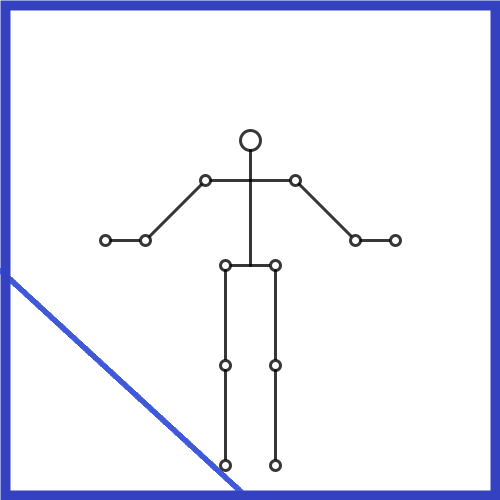
Frame 1 (no input)
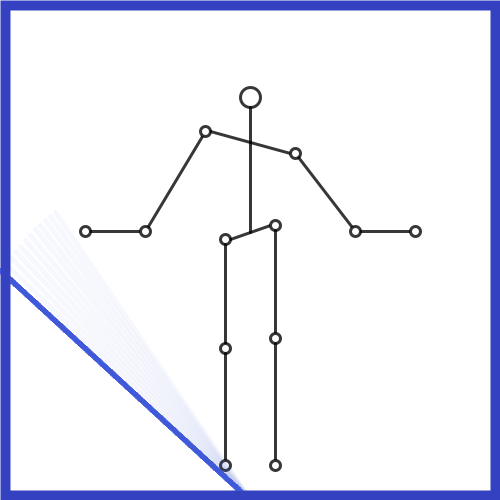
Frame 60 (the mouse pressed at the canvas centre just before this capture)
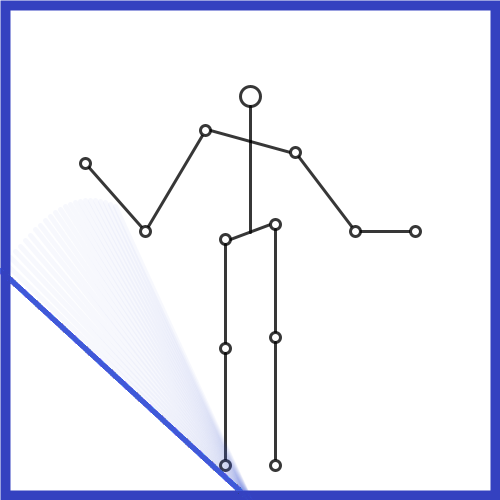
Frame 120 (the mouse held since frame 60 and released just before this capture)

The Processing sketch that drew these frames (run headless with seeded random() and noise(); from frame 60 on, the mouse is pressed at the canvas centre):

// Processing sketch: Sin__
// ── Sin__.pde
MAN sineman;

float []m;
float []n;

int x;
float y;

void setup() {
  size(500, 500);


  frameRate(60);

  sineman = new MAN();

  m = new float[width+1];
  n = new float[width+1];
}

void draw() {
  background(255);

  stroke(52, 65, 192, 255);
  strokeWeight(10);
  noFill();
  rect(5, 5, 490, 490);
  
  y = -sin(radians(x))*50;
  sineman.drawman(y);
  
  int q = 270;
  for (int i =0; i<=width; i+=5) {
    pushMatrix();
    translate(0, q);
    stroke(52, 65, 192, 10);
    strokeWeight(5);
    //point(m[i], n[i]);
    line(width/2,230, m[i], n[i]);
    popMatrix();
  }


  if (x<width) {
    m[x] = x;
    n[x] = y/50*70;
  } else {
    for (int i = 1; i<=width; i++) {

      n[i-1] = n[i];
    }
    m[width] = width;
    n[width] = y/50*70;
  }

  x++;
}

// ── man.pde
class MAN {
  float headx, heady;
  float headsize;

  float necklength;

  float lshoulderx, lshouldery, rshoulderx, rshouldery;
  float jointsize;

  float chestlength;

  float lelbowx, lelbowy, relbowx, relbowy;

  float lhandx, lhandy, rhandx, rhandy;

  float lcrotchx, lcrotchy, rcrotchx, rcrotchy;

  float lkneex, lkneey, rkneex, rkneey;

  float lfootx, lfooty, rfootx, rfooty;

  MAN() {
    headx = 250;
    heady = 140;
    headsize = 20;

    necklength = 30;

    lshoulderx = 205;
    lshouldery = 180;
    rshoulderx = 295;
    rshouldery = 180;

    jointsize = 10;

    chestlength = 85;

    lelbowx = 145;
    lelbowy = 180;
    relbowx = 355;
    relbowy = 180;

    lhandx = 105;
    lhandy = 180;
    rhandx = 395;
    rhandy = 180;

    lcrotchx = 225;
    lcrotchy = 265;
    rcrotchx = 275;
    rcrotchy = 265;

    lkneex = 225;
    lkneey = 365;
    rkneex = 275;
    rkneey = 365;

    lfootx = 225;
    lfooty = 465;
    rfootx = 275;
    rfooty = 465;
  }

  void drawman(float a) {

    heady +=a;

    necklength-=a/8;

    lshouldery = heady+headsize/2+necklength+a/4;//-n[205]/2;
    rshouldery =heady+headsize/2+necklength-a/4;//-n[295]/2;

    lelbowy = 240+n[145]+a/5;
    relbowy = 240+n[355]+a/5;
    
    lhandy = 240+n[105]+a/5;
    rhandy = 240+n[395]+a/5;

    chestlength -=a/8;

    lcrotchy +=a*3/4-a/6;
    rcrotchy +=a*3/4+a/6;

    lkneey +=a/2-a/8;
    rkneey +=a/2+a/8;

    if (a>0) {
      lkneex -=a;
      rkneex +=a;
    }
   
    stroke(0,200);
    strokeWeight(3);
    noFill();
    ellipse(headx, heady, headsize, headsize);//head

    line(headx, heady+headsize/2, headx, heady+headsize/2+necklength);//neck

    line(lshoulderx+jointsize/2, lshouldery, rshoulderx-jointsize/2, rshouldery);//shoulder


    line(headx, heady+headsize/2+necklength, headx, heady+headsize/2+necklength+chestlength);//chest

    line(lshoulderx, lshouldery, lelbowx, lelbowy);//arm

    line(lelbowx, lelbowy, lhandx, lhandy);
    
    line(rshoulderx, rshouldery, relbowx, relbowy);
    
    line(relbowx, relbowy, rhandx, rhandy);
    
    fill(255);
    
    ellipse(lshoulderx, lshouldery, jointsize, jointsize);
    ellipse(rshoulderx, rshouldery, jointsize, jointsize);
    
    ellipse(lelbowx, lelbowy, jointsize, jointsize);
    ellipse(lhandx, lhandy, jointsize, jointsize);
    ellipse(relbowx, relbowy, jointsize, jointsize);
    ellipse(rhandx, rhandy, jointsize, jointsize);
    

    line(lcrotchx+jointsize/2, lcrotchy, rcrotchx-jointsize/2, rcrotchy);//crotch
    ellipse(lcrotchx, lcrotchy, jointsize, jointsize);
    ellipse(rcrotchx, rcrotchy, jointsize, jointsize);

    line(lcrotchx, lcrotchy+jointsize/2, lkneex, lkneey-jointsize/2);//leg
    ellipse(lkneex, lkneey, jointsize, jointsize);
    line(lkneex, lkneey+jointsize/2, lfootx, lfooty-jointsize/2);
    ellipse(lfootx, lfooty, jointsize, jointsize);
    line(rcrotchx, rcrotchy+jointsize/2, rkneex, rkneey-jointsize/2);
    ellipse(rkneex, rkneey, jointsize, jointsize);
    line(rkneex, rkneey+jointsize/2, rfootx, rfooty-jointsize/2);
    ellipse(rfootx, rfooty, jointsize, jointsize);

    setman();
  }

  void setman() {
    headx = 250;
    heady = 140;
    headsize = 20;

    necklength = 30;

    lshoulderx = 205;
    lshouldery = 180;
    rshoulderx = 295;
    rshouldery = 180;

    jointsize = 10;

    chestlength = 85;

    lelbowx = 145;
    lelbowy = 180;
    relbowx = 355;
    relbowy = 180;

    lhandx = 85;
    lhandy = 180;
    rhandx = 415;
    rhandy = 180;

    lcrotchx = 225;
    lcrotchy = 265;
    rcrotchx = 275;
    rcrotchy = 265;

    lkneex = 225;
    lkneey = 365;
    rkneex = 275;
    rkneey = 365;

    lfootx = 225;
    lfooty = 465;
    rfootx = 275;
    rfooty = 465;
  }
}
